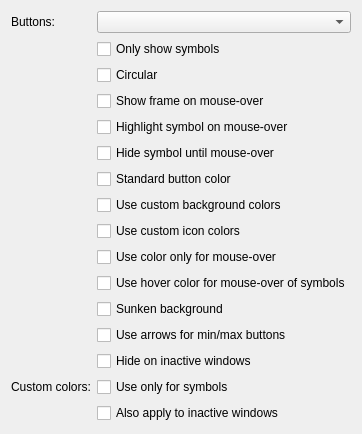
     <widget class="QWidget" name="page_19">
      <layout class="QFormLayout" name="formLayout_16">
       <item row="0" column="0">
        <widget class="QLabel" name="label_56">
         <property name="text">
          <string>Buttons:</string>
         </property>
        </widget>
       </item>
       <item row="0" column="1">
        <widget class="QComboBox" name="titlebarButtonAppearance">
         <property name="toolTip">
          <string>&lt;p&gt;Defines the gradient used to fill the titlebar buttons.</string>
         </property>
        </widget>
       </item>
       <item row="1" column="1">
        <widget class="QCheckBox" name="titlebarButtons_noFrame">
         <property name="toolTip">
          <string>&lt;p&gt;If enabled, only the symbol is drawn - and not the button background.</string>
         </property>
         <property name="text">
          <string>Only show symbols</string>
         </property>
        </widget>
       </item>
       <item row="2" column="1">
        <widget class="QCheckBox" name="titlebarButtons_round">
         <property name="toolTip">
          <string>&lt;p&gt;If enabled, the buttons will have a circular background - regardless of the general round setting.</string>
         </property>
         <property name="text">
          <string>Circular</string>
         </property>
        </widget>
       </item>
       <item row="3" column="1">
        <widget class="QCheckBox" name="titlebarButtons_hoverFrame">
         <property name="toolTip">
          <string>&lt;p&gt;If enabled, the button background (or frame) will only be shown when under the mouse.</string>
         </property>
         <property name="text">
          <string>Show frame on mouse-over</string>
         </property>
        </widget>
       </item>
       <item row="4" column="1">
        <widget class="QCheckBox" name="titlebarButtons_hoverSymbol">
         <property name="toolTip">
          <string>&lt;p&gt;If enabled, the icon will only be shown at full strength when under the mouse - otherwise it will be blended with the background.</string>
         </property>
         <property name="text">
          <string>Highlight symbol on mouse-over</string>
         </property>
        </widget>
       </item>
       <item row="6" column="1">
        <widget class="QCheckBox" name="titlebarButtons_button">
         <property name="toolTip">
          <string>&lt;p&gt;If enabled, the titlebar buttons will be drawn using the standard button color - otherwise the titlebar color will be used.</string>
         </property>
         <property name="text">
          <string>Standard button color</string>
         </property>
        </widget>
       </item>
       <item row="7" column="1">
        <widget class="QCheckBox" name="titlebarButtons_custom">
         <property name="toolTip">
          <string>&lt;p&gt;If enabled, the titlebar buttons will be drawn using the custom colors defined in the next page.</string>
         </property>
         <property name="text">
          <string>Use custom background colors</string>
         </property>
        </widget>
       </item>
       <item row="9" column="1">
        <widget class="QCheckBox" name="titlebarButtons_colorOnMouseOver">
         <property name="toolTip">
          <string>&lt;p&gt;If enabled, the colors will only be used when the button is under the mouse.</string>
         </property>
         <property name="text">
          <string>Use color only for mouse-over</string>
         </property>
        </widget>
       </item>
       <item row="10" column="1">
        <widget class="QCheckBox" name="titlebarButtons_useHover">
         <property name="toolTip">
          <string>&lt;p&gt;If enabled, symbols will use the KDE4 hover color when moused-over.</string>
         </property>
         <property name="text">
          <string>Use hover color for mouse-over of symbols</string>
         </property>
        </widget>
       </item>
       <item row="11" column="1">
        <widget class="QCheckBox" name="titlebarButtons_sunkenBackground">
         <property name="toolTip">
          <string>&lt;p&gt;If enabled, a sunken background is drawn behind the buttons.</string>
         </property>
         <property name="text">
          <string>Sunken background</string>
         </property>
        </widget>
       </item>
       <item row="12" column="1">
        <widget class="QCheckBox" name="titlebarButtons_arrowMinMax">
         <property name="toolTip">
          <string>&lt;p&gt;If enabled, arrows are drawn as the icons for min and max buttons.</string>
         </property>
         <property name="text">
          <string>Use arrows for min/max buttons</string>
         </property>
        </widget>
       </item>
       <item row="13" column="1">
        <widget class="QCheckBox" name="titlebarButtons_hideOnInactiveWindow">
         <property name="toolTip">
          <string>&lt;p&gt;If enabled, buttons on inactive windows are only drawn when the mouse hovers over them.</string>
         </property>
         <property name="text">
          <string>Hide on inactive windows</string>
         </property>
        </widget>
       </item>
       <item row="14" column="0">
        <widget class="QLabel" name="label_57">
         <property name="text">
          <string>Custom colors:</string>
         </property>
        </widget>
       </item>
       <item row="14" column="1">
        <widget class="QCheckBox" name="titlebarButtons_colorSymbolsOnly">
         <property name="toolTip">
          <string>&lt;p&gt;If enabled, custom colors will be applied to the symbols, otherwise they will be applied to the button background.</string>
         </property>
         <property name="text">
          <string>Use only for symbols</string>
         </property>
        </widget>
       </item>
       <item row="15" column="1">
        <widget class="QCheckBox" name="titlebarButtons_colorInactive">
         <property name="toolTip">
          <string>&lt;p&gt;If enabled, custom colors will be applied to active and inactive windows, otherwise they will only be applied to active windows.</string>
         </property>
         <property name="text">
          <string>Also apply to inactive windows</string>
         </property>
        </widget>
       </item>
       <item row="5" column="1">
        <widget class="QCheckBox" name="titlebarButtons_hoverSymbolFull">
         <property name="toolTip">
          <string>&lt;p&gt;If enabled, the symbol will not be drawn unless under the mouse.</string>
         </property>
         <property name="text">
          <string>Hide symbol until mouse-over</string>
         </property>
        </widget>
       </item>
       <item row="8" column="1">
        <widget class="QCheckBox" name="titlebarButtons_customIcon">
         <property name="text">
          <string>Use custom icon colors</string>
         </property>
        </widget>
       </item>
      </layout>
     </widget>
